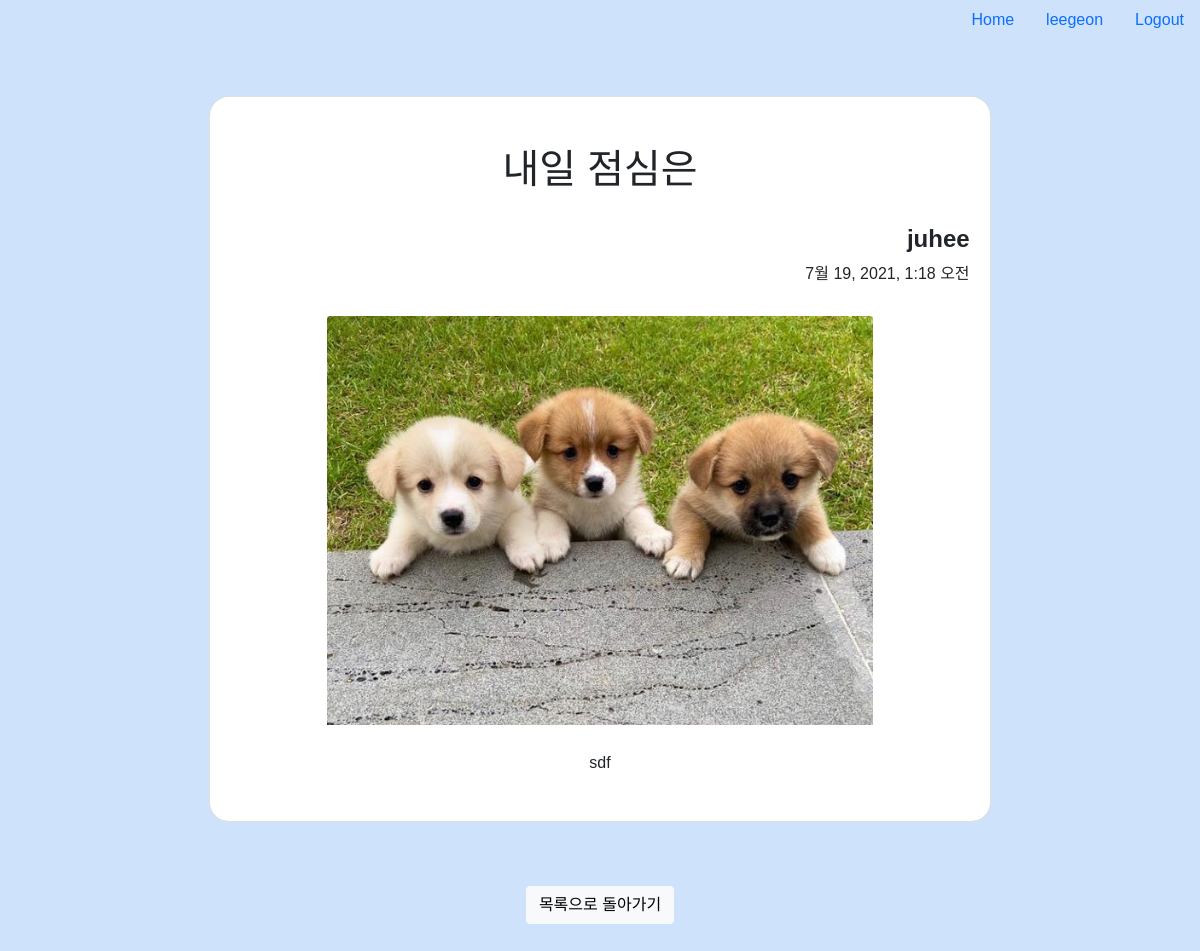
The app's page /blog/6 (signed in) with its own data.
### account/models.py (models this page shows)
class CustomUser(AbstractUser):
    university=models.CharField(max_length=50)
    def __str__(self):
        return self.username

### blog/models.py (models this page shows, shortened)
class Blog(models.Model):
    title=models.CharField(max_length=200)
    pub_date=models.DateTimeField()
    body=models.TextField()
    image=models.ImageField(upload_to='blog/',blank=True,null=True)  #업로드할 파일 지정
    writer=models.ForeignKey(settings.AUTH_USER_MODEL,on_delete=models.CASCADE)

### blog/views.py (the view)
# urls.py: path('<int:blog_id>', blog.views.detail, name='detail'),
def detail(request, blog_id):
    blog = get_object_or_404(Blog, pk=blog_id)
    return render(request, 'detail.html', {'blog': blog})

### blog/templates/detail.html (shortened to what this page needs)
{%extends 'base.html' %}
{%block content%}
<body>
    <div class="card mb-3" id="main-container">
        <br><br><h1 class="card-title" style="font-family: 'Jeju Gothic', sans-serif;">{{blog.title}}</h1><br>
        <div class="card-sub">
            <strong><h4>{{blog.writer}}</strong></h4>
            {{blog.pub_date}}
        </div>
        <img src="{{blog.image.url}}" class="card-img-top" alt="...">
        <div class="card-body">
          {{blog.body}}
        </div>
      </div>
        <br><br>
        <a href="{%url 'bloglist'%}" class="btn btn-light" style="margin-bottom: 10%; font-family: 'Jeju Gothic', sans-serif;">목록으로 돌아가기</a>
        {%endblock%}

### blogproject/templates/base.html (shortened to what this page needs)
<!DOCTYPE html>
<link href="https://cdn.jsdelivr.net/npm/bootstrap@5.0.2/dist/css/bootstrap.min.css" rel="stylesheet">
<html lang='en'>
    <head>
      <link href="https://cdn.jsdelivr.net/npm/bootstrap@5.0.0-beta3/dist/css/bootstrap.min.css" rel="stylesheet">
    </head>
<body style="background: #cee2fc;">
  <ul class="nav justify-content-end">
    <li class="nav-item">
      <a class="nav-link active" aria-current="page" style="font-family: 'Jeju Gothic', sans-serif;" href="{%url 'home' %}">Home</a>
    </li>
    {%if user.is_authenticated %}
    <li class="nav-item">
      <a class="nav-link active" aria-current="page" style="font-family: 'Jeju Gothic', sans-serif;" href="">{{user.username}}</a>
    </li>
    <li class="nav-item">
      <a class="nav-link active" aria-current="page" style="font-family: 'Jeju Gothic', sans-serif;" href="{%url 'logout' %}">Logout</a>
    </li>
    {%endif%}
  </ul>
  <div class="container">
  {% block content%}
  {%endblock%}
  </div>
</body>
</html>

### blogproject/templates/base.html (style rules this page uses)
body { margin:0 auto; text-align: center; }
.container { justify-content: center; }
* { margin: 0; padding: 0; }
a { color: #ecf0f1; text-decoration: none; }

### blog/templates/detail.html (style rules this page uses)
#main-container { margin-top:5%; width: 70%; margin-left: auto; margin-right: auto; border-radius: 20px; }
.card-img-top { margin-top:30px; margin-bottom: 10px; width:70%; margin-left: auto; margin-right: auto; }
.card-sub { text-align: right; margin-right:20px; font-family: 'Jeju Gothic', sans-serif; }
.card-body { width:80%; margin-left: auto; margin-right: auto; margin-bottom:30px; font-family: 'Jeju Gothic', sans-serif; }

### records on screen
CustomUser: username "leegeon"
Blog: title "내일 점심은", writer "juhee", pub_date "7월 19, 2021, 1:18 오전", image (picture), body "sdf"
